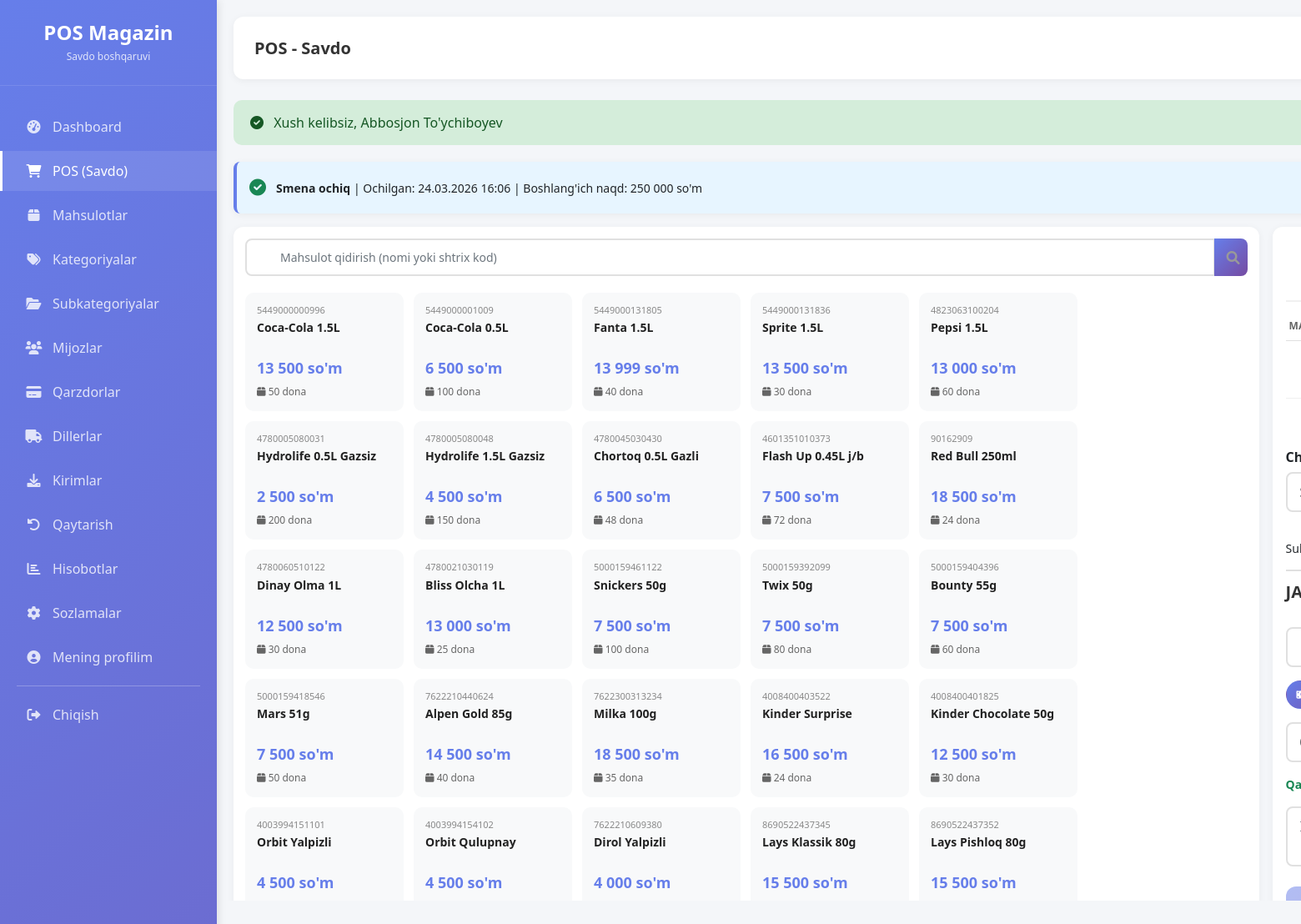
Screenshot of /pos (signed in) with the database file from the repository.
### tables this page shows
CREATE TABLE `kassa_smenalari` (
  `id` int(20) UNSIGNED NOT NULL,
  `kassir_id` bigint(20) UNSIGNED NOT NULL,
  `ochilgan_vaqt` datetime NOT NULL,
  `yopilgan_vaqt` datetime DEFAULT NULL,
  `ochilish_naqd` decimal(12,2) NOT NULL DEFAULT 0.00,
  `yopilish_naqd` decimal(12,2) DEFAULT NULL,
  `actual_cash` decimal(12,2) DEFAULT NULL,
  `holat` enum('OCHIQ','YOPIQ') NOT NULL DEFAULT 'OCHIQ',
  `izoh` varchar(255) DEFAULT NULL,
  `yaratilgan_vaqt` timestamp NULL DEFAULT current_timestamp(),
  `yangilangan_vaqt` timestamp NULL DEFAULT current_timestamp() ON UPDATE current_timestamp()
);

CREATE TABLE `mahsulotlar` (
  `id` int(20) UNSIGNED NOT NULL,
  `kategoriya_id` bigint(20) UNSIGNED NOT NULL,
  `subkategoriya_id` bigint(20) UNSIGNED DEFAULT NULL,
  `nomi` varchar(160) NOT NULL,
  `shtrix_kod` varchar(80) NOT NULL,
  `birlik` varchar(30) NOT NULL DEFAULT 'dona',
  `kelish_narxi` decimal(12,2) NOT NULL DEFAULT 0.00,
  `sotish_narxi` decimal(12,2) NOT NULL DEFAULT 0.00,
  `miqdor` int(11) NOT NULL DEFAULT 0,
  `minimal_miqdor` int(11) NOT NULL DEFAULT 0,
  `faol` tinyint(1) NOT NULL DEFAULT 1,
  `yaratilgan_vaqt` timestamp NULL DEFAULT current_timestamp(),
  `yangilangan_vaqt` timestamp NULL DEFAULT current_timestamp() ON UPDATE current_timestamp(),
  `ochirilgan_vaqt` timestamp NULL DEFAULT NULL
);

### app/Controllers/PosController.php (called while the page is built, shortened)
<?php
class PosController extends Controller
{
    private $productModel;
    private $posModel;
    private $customerModel;
    private $slotModel;
    public function __construct()
    {
        $this->productModel = new Product();
        $this->posModel = new Pos();
        $this->customerModel = new Customer();
        $this->slotModel = new SavdoSlot();
    }
    public function index()
    {
        $smena = $this->posModel->getCurrentSmena($_SESSION['user_id']);
        $categories = $this->db->query("SELECT * FROM kategoriyalar WHERE faol = 1 ORDER BY tartib")->fetchAll();
        $products = $this->productModel->all();
        $customers = $this->customerModel->all();
        $slots = [];
        if (isset($this->slotModel)) {
            $slotsData = $this->slotModel->getActiveSlots($_SESSION['user_id']);
            foreach ($slotsData as $slot) {
                $slot['items'] = $this->slotModel->getSlotItems($slot['id']);
                $slots[] = $slot;
            }
        }
        $cart = $_SESSION['cart'] ?? [];
        $this->view('pos/index', [
            'smena' => $smena,
            'categories' => $categories,
            'products' => $products,
            'customers' => $customers,
            'slots' => $slots,
            'cart' => $cart,
        ]);
    }
}

### config/database.php (called while the page is built)
<?php
class Database {
    private static $connection = null;
    public static function getInstance() {
        if (self::$connection === null) {
            try {
                $host = getenv('DB_HOST') ?: 'localhost';
                $dbname = getenv('DB_NAME') ?: 'pos_magazin_uz';
                $user = getenv('DB_USER') ?: 'root';
                $pass = getenv('DB_PASS') ?: '';
                $dsn = "mysql:host=$host;dbname=$dbname;charset=utf8";
                self::$connection = new PDO($dsn, $user, $pass);
                self::$connection->setAttribute(PDO::ATTR_ERRMODE, PDO::ERRMODE_EXCEPTION);
            } catch (PDOException $e) {
                die("Database xatosi: " . $e->getMessage());
            }
        }
        return self::$connection;
    }
}

### app/Models/Model.php (called while the page is built, shortened)
<?php
abstract class Model {
    protected $db;
    protected $table;
    public function __construct() {
        $this->db = \Database::getInstance();
    }
    public function all($orderBy = null, $direction = 'ASC') {
        try {
            $stmt = $this->db->prepare("SHOW COLUMNS FROM {$this->table} LIKE 'ochirilgan_vaqt'");
            $stmt->execute();
            $hasSoftDelete = $stmt->fetch() ? true : false;
            if ($hasSoftDelete) {
                $sql = "SELECT * FROM {$this->table} WHERE ochirilgan_vaqt IS NULL";
            } else {
                $sql = "SELECT * FROM {$this->table}";
            }
            $stmt = $this->db->query($sql);
            return $stmt->fetchAll();
        } catch (\PDOException $e) {
            $sql = "SELECT * FROM {$this->table}";
            if ($orderBy) {
                $sql .= " ORDER BY {$orderBy} {$direction}";
            }
            $stmt = $this->db->query($sql);
            return $stmt->fetchAll();
        }
    }
}

### app/Models/Pos.php (called while the page is built, shortened)
<?php
class Pos extends Model {
    public function getCurrentSmena($userId) {
        $stmt = $this->db->prepare("
            SELECT * FROM kassa_smenalari
            WHERE kassir_id = ? AND holat = 'OCHIQ'
            ORDER BY id DESC LIMIT 1
        ");
        $stmt->execute([$userId]);
        return $stmt->fetch();
    }
}

### app/Controllers/Controller.php (called while the page is built, shortened)
<?php
abstract class Controller {
    protected function view($view, $data = [], $layout = 'main') {
        $viewPath = APP_PATH . '/Views/pages/' . $view . '.php';
        extract($data);
        require $viewPath;
    }
}

### app/Views/pages/pos/index.php (the view, shortened to what this page needs)
<?php if (!$smena): ?>
    <div class="shift-info">
        <i class="fas fa-info-circle"></i>
        <div class="shift-text">
            <strong>Smena ochilmagan!</strong> Savdo qilish uchun smena ochishingiz kerak.
        </div>
        <div class="shift-actions">
            <button type="button" class="btn btn-primary btn-sm" data-bs-toggle="modal" data-bs-target="#openShiftModal">
                <i class="fas fa-play"></i> Smena ochish
            </button>
        </div>
    </div>
    <style>.pos-container { display: none; }</style>
<?php else: ?>
    <div class="shift-info">
        <i class="fas fa-check-circle text-success"></i>
        <div class="shift-text">
            <strong>Smena ochiq</strong> | Ochilgan: <?= date('d.m.Y H:i', strtotime($smena['ochilgan_vaqt'])) ?> |
            Boshlang'ich naqd: <?= number_format($smena['ochilish_naqd'], 0, ',', ' ') ?> so'm
        </div>
    </div>
    <div class="pos-container">
        <div class="products-section">
            <div class="products-toolbar">
                <div class="search-box">
                    <div class="input-group">
                        <input type="text" id="searchProduct" class="form-control" placeholder="Mahsulot qidirish (nomi yoki shtrix kod)" autofocus>
                        <button class="btn btn-primary" type="button" id="searchBtn">
                            <i class="fas fa-search"></i>
                        </button>
                    </div>
                </div>
            </div>
            <div class="products-scroll">
                <div class="products-grid" id="productsGrid">
                    <?php foreach ($products as $product): ?>
                    <?php if ($product['faol']): ?>
                    <div class="product-card <?= $product['miqdor'] <= 0 ? 'out-of-stock' : '' ?>"
                        data-id="<?= $product['id'] ?>"
                        data-name="<?= htmlspecialchars($product['nomi']) ?>"
                        data-price="<?= $product['sotish_narxi'] ?>"
                        data-stock="<?= $product['miqdor'] ?>">
                        <div class="barcode"><?= $product['shtrix_kod'] ?></div>
                        <div class="name"><?= htmlspecialchars($product['nomi']) ?></div>
                        <div class="price"><?= number_format($product['sotish_narxi'], 0, ',', ' ') ?> so'm</div>
                        <div class="stock <?= $product['miqdor'] <= $product['minimal_miqdor'] ? 'low' : '' ?>">
                            <i class="fas fa-box"></i> <?= $product['miqdor'] ?> <?= $product['birlik'] ?>
                        </div>
                    </div>
                    <?php endif; ?>
                    <?php endforeach; ?>
                </div>
            </div>
        </div>
        <div class="cart-section" id="cartSection">
            <div class="cart-header">
            </div>
            <div class="cart-items-wrap">
                <table class="cart-table">
                    <thead>
                        <tr>
                            <th>MAHSULOT</th>
                        </tr>
                    </thead>
                    <tbody id="cartItems">
                        <?php if (empty($cart)): ?>
                        <tr><td colspan="4" class="text-center py-4">Savat bo‘sh</td></tr>
                        <?php endif; ?>
                    </tbody>
                </table>
            </div>
            <div class="discount-section mb-3">
                <label class="form-label fw-bold">Chegirma</label>
                <div class="row g-2">
                    <div class="col-4">
                        <select id="discountType" class="form-select" onchange="toggleDiscountType()">
                            <option value="fixed">So'm</option>
                        </select>
                    </div>
                </div>
            </div>
            <div class="totals">
                <div class="total-row">
                    <span>Sub Total</span>
                </div>
                <div class="total-row final">
                    <span>JAMI</span>
                </div>
            </div>
            <div class="customer-select mb-3">
                <select id="customerId" class="form-select">
                    <option value="">Mijoz tanlash (ixtiyoriy)</option>
                </select>
            </div>
            <div class="payment-methods mb-3">
                <span class="func-btn payment-method active" data-method="NAQD" onclick="selectPaymentMethod('NAQD')">
                    <i class="fas fa-money-bill-wave"></i> Naqd
                </span>
            </div>
            <div class="paid-amount mb-3">
                <input type="text" id="paidAmount" class="form-control" placeholder="To‘langan summa" value="<?= $subtotal ?? 0 ?>"
                    onkeyup="this.value = this.value.replace(/[^0-9\.]/g, ''); calculateChange()">
            </div>
            <div class="change-amount mb-3" id="changeAmount" style="display:none;">
                Qaytim: <span id="changeValue">0</span> so'm
            </div>
            <div class="cart-note mb-3">
                <textarea id="note" class="form-control" rows="2" placeholder="Izoh (ixtiyoriy)"></textarea>
            </div>
            <button class="confirm-btn" id="checkoutBtn" onclick="checkout()" <?= empty($cart) ? 'disabled' : '' ?>>
            </button>
        </div>
    </div>
<?php endif; ?>

### public/index.php (shortened to what this page needs)
<?php
require_once __DIR__ . '/../config/database.php';
spl_autoload_register(function ($class) {
    $prefix = 'App\\';
    $base_dir = APP_PATH . '/';
    $len = strlen($prefix);
    $relative_class = substr($class, $len);
    $file = $base_dir . str_replace('\\', '/', $relative_class) . '.php';
});
$requestUri = $_SERVER['REQUEST_URI'];
$basePath = '/new-pos';
if (strpos($requestUri, $basePath) === 0) {
    $requestUri = substr($requestUri, strlen($basePath));
}
$requestUri = strtok($requestUri, '?');
$requestUri = str_replace('/public', '', $requestUri);
$requestUri = trim($requestUri, '/');
$routesFile = ROUTES_PATH . '/web.php';
$routes = require $routesFile;
$httpMethod = $_SERVER['REQUEST_METHOD'];
$isAjax = (!empty($_SERVER['HTTP_X_REQUESTED_WITH']) &&
    strtolower($_SERVER['HTTP_X_REQUESTED_WITH']) === 'xmlhttprequest');
$dispatchMethods = $isAjax ? ['AJAX', $httpMethod] : [$httpMethod];
route_dispatch($routes, $dispatchMethods, $requestUri);
function route_dispatch($routes, array $methods, $uri) {
    foreach ($methods as $method) {
        foreach ($routes[$method] as $pattern => $handler) {
        $pattern = trim($pattern, '/');
        $regexPattern = preg_replace('/\{[a-zA-Z0-9_]+\}/', '([^/]+)', $pattern);
        $regexPattern = '/^' . str_replace('/', '\/', $regexPattern) . '$/';
        if (preg_match($regexPattern, $uri, $matches)) {
            array_shift($matches);
            list($controller, $action) = $handler;
            $controllerInstance = new $controllerClass();
            call_user_func_array([$controllerInstance, $action], $matches);
            return;
        }
        }
    }
}

### public/assets/css/responsive.css (style rules this page uses)
.products-grid { grid-template-columns: repeat(2, 1fr); }
.product-card .barcode { font-size: 9px; }
.product-card .name { font-size: 13px; }
.cart-header { flex-direction: column; gap: 10px; }

### public/assets/css/style.css (style rules this page uses)
* { margin: 0; padding: 0; box-sizing: border-box; }
body { font-family: 'Segoe UI', Tahoma, Geneva, Verdana, sans-serif; background: #f4f6f9; }
.btn-primary { background: linear-gradient(135deg, #667eea 0%, #764ba2 100%); border: none; padding: 8px 20px; border-radius: 8px; color: white; font-weight: 500; transition: all 0.3s; }
.form-control, .form-select { border: 2px solid #e0e0e0; border-radius: 8px; padding: 10px 15px; transition: all 0.3s; }
.products-grid { display: flex; flex-wrap: wrap; gap: 12px; align-content: flex-start; margin-bottom: 25px; }
.product-card { flex: 0 0 calc(20% - 10px); min-width: 150px; max-width: 190px; min-height: 118px; background: #f8f9fa; border-radius: 10px; padding: 12px; cursor: pointer; transition: 0.2s ease; border: 2px solid transparent; display: flex; flex-direction: column; justify-content: space-between; }
.product-card .barcode { font-size: 11px; color: #888; line-height: 1.2; margin-bottom: 6px; word-break: break-all; }
.product-card .name { font-size: 14px; font-weight: 600; color: #222; line-height: 1.3; margin-bottom: 8px; min-height: 36px; }
.product-card .price { font-size: 18px; font-weight: 700; color: #667eea; margin-bottom: 6px; }
.product-card .stock { font-size: 12px; color: #666; }
.pos-container { display: grid; grid-template-columns: 2fr 1fr; gap: 20px; height: calc(100vh - 200px); }
.products-section { background: white; border-radius: 12px; padding: 20px; box-shadow: 0 2px 10px rgba(0,0,0,0.05); overflow-y: auto; }
.cart-section { background: white; border-radius: 12px; padding: 20px; box-shadow: 0 2px 10px rgba(0,0,0,0.05); display: flex; flex-direction: column; }
.cart-header { display: flex; justify-content: space-between; align-items: center; margin-bottom: 20px; padding-bottom: 10px; border-bottom: 1px solid #f0f0f0; }
.total-row { display: flex; justify-content: space-between; align-items: center; margin-bottom: 10px; }
.search-box { flex: 1; position: relative; }
.search-box input { width: 100%; padding: 10px 15px 10px 40px; border: 2px solid #e0e0e0; border-radius: 8px; font-size: 14px; }
.search-box i { position: absolute; left: 15px; top: 50%; transform: translateY(-50%); color: #999; }
.shift-info { display: flex; justify-content: space-between; align-items: center; background: white; border-radius: 12px; padding: 20px; box-shadow: 0 2px 10px rgba(0,0,0,0.05); margin-bottom: 20px; }
.viewport-1920 .pos-container { height: calc(1080px - 200px); }
.viewport-1920 .products-section, .viewport-1920 .cart-section { height: calc(1080px - 220px); overflow: auto; }
.viewport-1920 .products-grid { gap: 12px; }
.viewport-1920 .product-card { transition: transform 0.15s; }

### app/Views/layouts/main.php (style rules this page uses)
* { margin: 0; padding: 0; box-sizing: border-box; }
body { font-family: 'Segoe UI', Tahoma, Geneva, Verdana, sans-serif; background: #f4f6f9; }

### rows the page displays
kassa_smenalari: ochilgan_vaqt "24.03.2026 16:06", ochilish_naqd "250 000"
mahsulotlar: shtrix_kod "5449000000996", nomi "Coca-Cola 1.5L", sotish_narxi "13 500", miqdor "50", birlik "dona"
mahsulotlar: shtrix_kod "5449000001009", nomi "Coca-Cola 0.5L", sotish_narxi "6 500", miqdor "100", birlik "dona"
mahsulotlar: shtrix_kod "5449000131805", nomi "Fanta 1.5L", sotish_narxi "13 999", miqdor "40", birlik "dona"
mahsulotlar: shtrix_kod "5449000131836", nomi "Sprite 1.5L", sotish_narxi "13 500", miqdor "30", birlik "dona"
mahsulotlar: shtrix_kod "4823063100204", nomi "Pepsi 1.5L", sotish_narxi "13 000", miqdor "60", birlik "dona"
mahsulotlar: shtrix_kod "4780005080031", nomi "Hydrolife 0.5L Gazsiz", sotish_narxi "2 500", miqdor "200", birlik "dona"
mahsulotlar: shtrix_kod "4780005080048", nomi "Hydrolife 1.5L Gazsiz", sotish_narxi "4 500", miqdor "150", birlik "dona"
mahsulotlar: shtrix_kod "4780045030430", nomi "Chortoq 0.5L Gazli", sotish_narxi "6 500", miqdor "48", birlik "dona"
mahsulotlar: shtrix_kod "4601351010373", nomi "Flash Up 0.45L j/b", sotish_narxi "7 500", miqdor "72", birlik "dona"
mahsulotlar: shtrix_kod "90162909", nomi "Red Bull 250ml", sotish_narxi "18 500", miqdor "24", birlik "dona"
mahsulotlar: shtrix_kod "4780060510122", nomi "Dinay Olma 1L", sotish_narxi "12 500", miqdor "30", birlik "dona"
mahsulotlar: shtrix_kod "4780021030119", nomi "Bliss Olcha 1L", sotish_narxi "13 000", miqdor "25", birlik "dona"
mahsulotlar: shtrix_kod "5000159461122", nomi "Snickers 50g", sotish_narxi "7 500", miqdor "100", birlik "dona"
mahsulotlar: shtrix_kod "5000159392099", nomi "Twix 50g", sotish_narxi "7 500", miqdor "80", birlik "dona"
mahsulotlar: shtrix_kod "5000159404396", nomi "Bounty 55g", sotish_narxi "7 500", miqdor "60", birlik "dona"
mahsulotlar: shtrix_kod "5000159418546", nomi "Mars 51g", sotish_narxi "7 500", miqdor "50", birlik "dona"
mahsulotlar: shtrix_kod "7622210440624", nomi "Alpen Gold 85g", sotish_narxi "14 500", miqdor "40", birlik "dona"
mahsulotlar: shtrix_kod "7622300313234", nomi "Milka 100g", sotish_narxi "18 500", miqdor "35", birlik "dona"
mahsulotlar: shtrix_kod "4008400403522", nomi "Kinder Surprise", sotish_narxi "16 500", miqdor "24", birlik "dona"
mahsulotlar: shtrix_kod "4008400401825", nomi "Kinder Chocolate 50g", sotish_narxi "12 500", miqdor "30", birlik "dona"
mahsulotlar: shtrix_kod "4003994151101", nomi "Orbit Yalpizli", sotish_narxi "4 500"
mahsulotlar: shtrix_kod "4003994154102", nomi "Orbit Qulupnay", sotish_narxi "4 500"
mahsulotlar: shtrix_kod "7622210609380", nomi "Dirol Yalpizli", sotish_narxi "4 000"
mahsulotlar: shtrix_kod "8690522437345", nomi "Lays Klassik 80g", sotish_narxi "15 500"
mahsulotlar: shtrix_kod "8690522437352", nomi "Lays Pishloq 80g", sotish_narxi "15 500"
